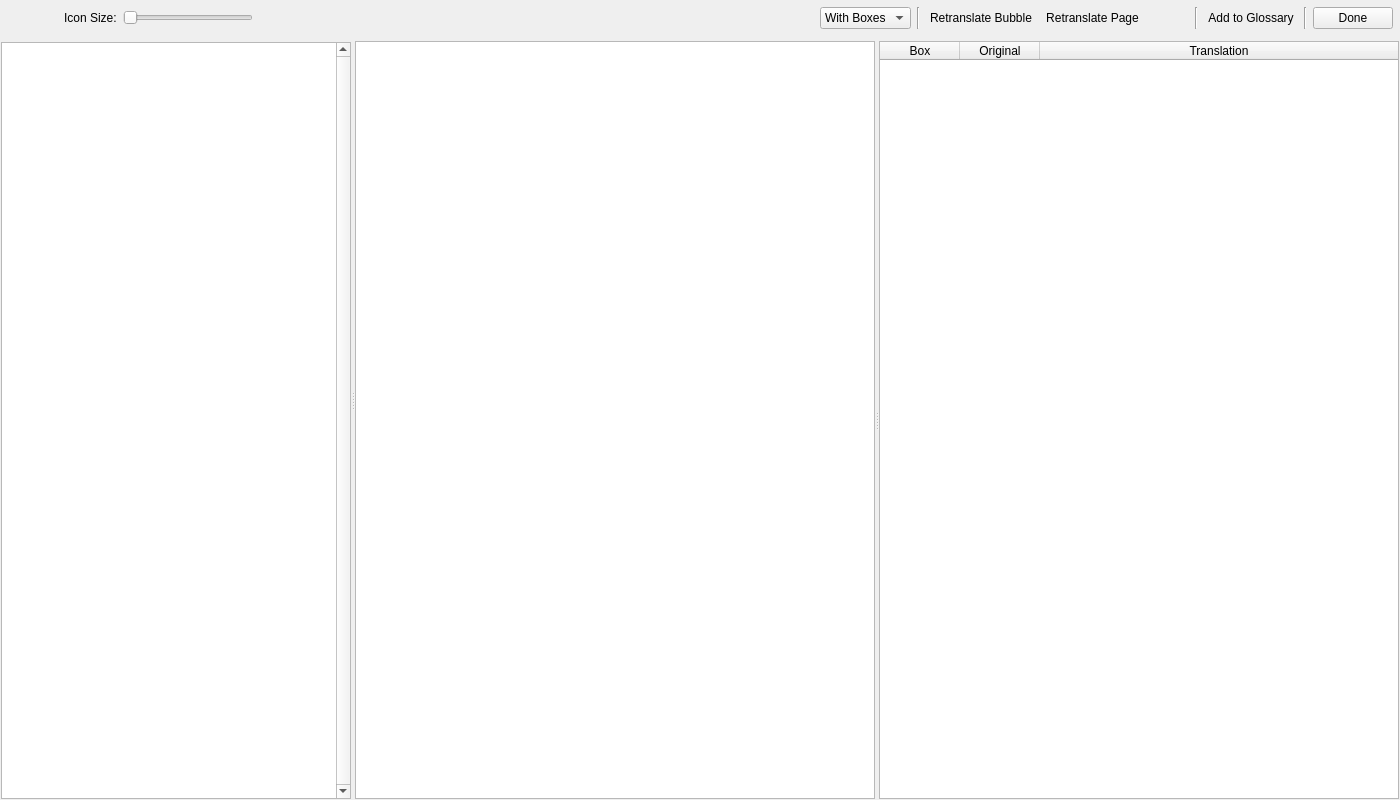
<?xml version="1.0" encoding="UTF-8"?>
<ui version="4.0">
 <class>TranslationReview</class>
 <widget class="QDialog" name="TranslationReview">
  <property name="geometry">
   <rect>
    <x>0</x>
    <y>0</y>
    <width>1400</width>
    <height>800</height>
   </rect>
  </property>
  <property name="windowTitle">
   <string>Review Translation</string>
  </property>
  <property name="modal">
   <bool>true</bool>
  </property>
  <layout class="QVBoxLayout" name="verticalLayout_2">
   <property name="leftMargin">
    <number>1</number>
   </property>
   <property name="topMargin">
    <number>1</number>
   </property>
   <property name="rightMargin">
    <number>1</number>
   </property>
   <property name="bottomMargin">
    <number>1</number>
   </property>
   <item>
    <widget class="QSplitter" name="splitter">
     <property name="orientation">
      <enum>Qt::Orientation::Horizontal</enum>
     </property>
     <widget class="QWidget" name="layoutWidget1">
      <layout class="QVBoxLayout" name="verticalLayout_3">
       <property name="spacing">
        <number>6</number>
       </property>
       <item>
        <layout class="QHBoxLayout" name="horizontalLayout_2" stretch="0,1,0,3,0,0">
         <property name="leftMargin">
          <number>6</number>
         </property>
         <property name="topMargin">
          <number>6</number>
         </property>
         <property name="rightMargin">
          <number>6</number>
         </property>
         <property name="bottomMargin">
          <number>7</number>
         </property>
         <item>
          <widget class="QLabel" name="label_image_count">
           <property name="text">
            <string notr="true">&lt;image count&gt;</string>
           </property>
          </widget>
         </item>
         <item>
          <spacer name="horizontalSpacer">
           <property name="orientation">
            <enum>Qt::Orientation::Horizontal</enum>
           </property>
           <property name="sizeHint" stdset="0">
            <size>
             <width>0</width>
             <height>20</height>
            </size>
           </property>
          </spacer>
         </item>
         <item>
          <widget class="QLabel" name="label">
           <property name="text">
            <string>Icon Size:</string>
           </property>
          </widget>
         </item>
         <item>
          <widget class="QSlider" name="horizontalSlider_icon_size">
           <property name="minimum">
            <number>1</number>
           </property>
           <property name="maximum">
            <number>1000</number>
           </property>
           <property name="orientation">
            <enum>Qt::Orientation::Horizontal</enum>
           </property>
          </widget>
         </item>
         <item>
          <widget class="QPushButton" name="pushButton_prev">
           <property name="toolTip">
            <string>Previous image</string>
           </property>
           <property name="text">
            <string notr="true"/>
           </property>
           <property name="icon">
            <iconset theme="arrow-left"/>
           </property>
           <property name="flat">
            <bool>true</bool>
           </property>
          </widget>
         </item>
         <item>
          <widget class="QPushButton" name="pushButton_next">
           <property name="toolTip">
            <string>Next image</string>
           </property>
           <property name="text">
            <string notr="true"/>
           </property>
           <property name="icon">
            <iconset theme="arrow-right"/>
           </property>
           <property name="flat">
            <bool>true</bool>
           </property>
          </widget>
         </item>
        </layout>
       </item>
       <item>
        <widget class="QListWidget" name="image_list">
         <property name="verticalScrollBarPolicy">
          <enum>Qt::ScrollBarPolicy::ScrollBarAlwaysOn</enum>
         </property>
         <property name="horizontalScrollBarPolicy">
          <enum>Qt::ScrollBarPolicy::ScrollBarAlwaysOff</enum>
         </property>
         <property name="editTriggers">
          <set>QAbstractItemView::EditTrigger::NoEditTriggers</set>
         </property>
         <property name="showDropIndicator" stdset="0">
          <bool>false</bool>
         </property>
         <property name="dragDropMode">
          <enum>QAbstractItemView::DragDropMode::NoDragDrop</enum>
         </property>
         <property name="textElideMode">
          <enum>Qt::TextElideMode::ElideLeft</enum>
         </property>
         <property name="verticalScrollMode">
          <enum>QAbstractItemView::ScrollMode::ScrollPerPixel</enum>
         </property>
         <property name="horizontalScrollMode">
          <enum>QAbstractItemView::ScrollMode::ScrollPerPixel</enum>
         </property>
         <property name="movement">
          <enum>QListView::Movement::Static</enum>
         </property>
         <property name="flow">
          <enum>QListView::Flow::LeftToRight</enum>
         </property>
         <property name="isWrapping" stdset="0">
          <bool>true</bool>
         </property>
         <property name="resizeMode">
          <enum>QListView::ResizeMode::Adjust</enum>
         </property>
         <property name="layoutMode">
          <enum>QListView::LayoutMode::Batched</enum>
         </property>
         <property name="viewMode">
          <enum>QListView::ViewMode::IconMode</enum>
         </property>
         <property name="uniformItemSizes">
          <bool>false</bool>
         </property>
         <property name="batchSize">
          <number>50</number>
         </property>
         <property name="wordWrap">
          <bool>false</bool>
         </property>
         <property name="selectionRectVisible">
          <bool>true</bool>
         </property>
        </widget>
       </item>
      </layout>
     </widget>
     <widget class="QWidget" name="layoutWidget">
      <layout class="QVBoxLayout" name="verticalLayout" stretch="0,1">
       <item>
        <layout class="QHBoxLayout" name="horizontalLayout" stretch="1,0,0,0,0,0,0,0,0,0,0,0,0,0">
         <property name="spacing">
          <number>6</number>
         </property>
         <property name="leftMargin">
          <number>6</number>
         </property>
         <property name="topMargin">
          <number>6</number>
         </property>
         <property name="rightMargin">
          <number>6</number>
         </property>
         <property name="bottomMargin">
          <number>6</number>
         </property>
         <item>
          <widget class="CElidedLabel" name="label_file_name">
           <property name="sizePolicy">
            <sizepolicy hsizetype="MinimumExpanding" vsizetype="Preferred">
             <horstretch>0</horstretch>
             <verstretch>0</verstretch>
            </sizepolicy>
           </property>
           <property name="frameShape">
            <enum>QFrame::Shape::NoFrame</enum>
           </property>
           <property name="frameShadow">
            <enum>QFrame::Shadow::Raised</enum>
           </property>
          </widget>
         </item>
         <item>
          <widget class="QPushButton" name="pushButton_zoom_in">
           <property name="toolTip">
            <string>Zoom in</string>
           </property>
           <property name="text">
            <string/>
           </property>
           <property name="icon">
            <iconset theme="zoom-in"/>
           </property>
           <property name="flat">
            <bool>true</bool>
           </property>
          </widget>
         </item>
         <item>
          <widget class="QPushButton" name="pushButton_zoom_out">
           <property name="toolTip">
            <string>Zoom out</string>
           </property>
           <property name="text">
            <string/>
           </property>
           <property name="icon">
            <iconset theme="zoom-out"/>
           </property>
           <property name="flat">
            <bool>true</bool>
           </property>
          </widget>
         </item>
         <item>
          <widget class="QPushButton" name="pushButton_zoom_reset">
           <property name="toolTip">
            <string>Reset zoom</string>
           </property>
           <property name="text">
            <string/>
           </property>
           <property name="icon">
            <iconset theme="zoom-original"/>
           </property>
           <property name="flat">
            <bool>true</bool>
           </property>
          </widget>
         </item>
         <item>
          <widget class="QPushButton" name="pushButton_zoom_fit">
           <property name="toolTip">
            <string>Zoom to fit</string>
           </property>
           <property name="text">
            <string/>
           </property>
           <property name="icon">
            <iconset theme="zoom-fit-best"/>
           </property>
           <property name="flat">
            <bool>true</bool>
           </property>
          </widget>
         </item>
         <item>
          <widget class="QComboBox" name="comboBox_view_mode">
           <item>
            <property name="text">
             <string>With Boxes</string>
            </property>
           </item>
           <item>
            <property name="text">
             <string>Original</string>
            </property>
           </item>
          </widget>
         </item>
         <item>
          <widget class="Line" name="line">
           <property name="orientation">
            <enum>Qt::Orientation::Vertical</enum>
           </property>
          </widget>
         </item>
         <item>
          <widget class="QPushButton" name="pushButton_retranslate_bubble">
           <property name="toolTip">
            <string>Translate the selected bubble again</string>
           </property>
           <property name="text">
            <string>Retranslate Bubble</string>
           </property>
           <property name="icon">
            <iconset theme="view-refresh"/>
           </property>
           <property name="flat">
            <bool>true</bool>
           </property>
          </widget>
         </item>
         <item>
          <widget class="QPushButton" name="pushButton_retranslate_page">
           <property name="toolTip">
            <string>Translate all bubbles on this page again, except the ones you edited</string>
           </property>
           <property name="text">
            <string>Retranslate Page</string>
           </property>
           <property name="icon">
            <iconset theme="view-refresh"/>
           </property>
           <property name="flat">
            <bool>true</bool>
           </property>
          </widget>
         </item>
         <item>
          <widget class="QPushButton" name="pushButton_reset">
           <property name="toolTip">
            <string>Undo your edit of the selected bubble</string>
           </property>
           <property name="text">
            <string notr="true"/>
           </property>
           <property name="icon">
            <iconset theme="edit-reset"/>
           </property>
           <property name="flat">
            <bool>true</bool>
           </property>
          </widget>
         </item>
         <item>
          <widget class="Line" name="line_2">
           <property name="orientation">
            <enum>Qt::Orientation::Vertical</enum>
           </property>
          </widget>
         </item>
         <item>
          <widget class="QPushButton" name="pushButton_add_glossary">
           <property name="toolTip">
            <string>Add a term to the glossary, so it is always translated the same way</string>
           </property>
           <property name="text">
            <string>Add to Glossary</string>
           </property>
           <property name="icon">
            <iconset theme="bookmark-new"/>
           </property>
           <property name="flat">
            <bool>true</bool>
           </property>
          </widget>
         </item>
         <item>
          <widget class="Line" name="line_3">
           <property name="orientation">
            <enum>Qt::Orientation::Vertical</enum>
           </property>
          </widget>
         </item>
         <item>
          <widget class="QPushButton" name="pushButton_done">
           <property name="text">
            <string>Done</string>
           </property>
          </widget>
         </item>
        </layout>
       </item>
       <item>
        <widget class="QSplitter" name="splitter_side">
         <property name="orientation">
          <enum>Qt::Orientation::Horizontal</enum>
         </property>
         <widget class="BubbleImageViewer" name="image_viewer"/>
         <widget class="CTableWidget" name="tableWidget_translation">
          <property name="acceptDrops">
           <bool>true</bool>
          </property>
          <property name="editTriggers">
           <set>QAbstractItemView::EditTrigger::AllEditTriggers</set>
          </property>
          <property name="tabKeyNavigation">
           <bool>false</bool>
          </property>
          <property name="showDropIndicator" stdset="0">
           <bool>true</bool>
          </property>
          <property name="dragEnabled">
           <bool>true</bool>
          </property>
          <property name="dragDropOverwriteMode">
           <bool>false</bool>
          </property>
          <property name="dragDropMode">
           <enum>QAbstractItemView::DragDropMode::NoDragDrop</enum>
          </property>
          <property name="defaultDropAction">
           <enum>Qt::DropAction::MoveAction</enum>
          </property>
          <property name="alternatingRowColors">
           <bool>true</bool>
          </property>
          <property name="selectionMode">
           <enum>QAbstractItemView::SelectionMode::SingleSelection</enum>
          </property>
          <property name="selectionBehavior">
           <enum>QAbstractItemView::SelectionBehavior::SelectRows</enum>
          </property>
          <attribute name="horizontalHeaderDefaultSectionSize">
           <number>80</number>
          </attribute>
          <attribute name="horizontalHeaderStretchLastSection">
           <bool>true</bool>
          </attribute>
          <attribute name="verticalHeaderVisible">
           <bool>false</bool>
          </attribute>
          <column>
           <property name="text">
            <string>Box</string>
           </property>
          </column>
          <column>
           <property name="text">
            <string>Original</string>
           </property>
          </column>
          <column>
           <property name="text">
            <string>Translation</string>
           </property>
          </column>
         </widget>
        </widget>
       </item>
      </layout>
     </widget>
    </widget>
   </item>
  </layout>
 </widget>
 <customwidgets>
  <customwidget>
   <class>CElidedLabel</class>
   <extends>QFrame</extends>
   <header>pcleaner.gui.CustomQ.CElidedLabel</header>
   <container>1</container>
  </customwidget>
  <customwidget>
   <class>CTableWidget</class>
   <extends>QTableWidget</extends>
   <header>pcleaner.gui.CustomQ.CTableWidget</header>
  </customwidget>
  <customwidget>
   <class>BubbleImageViewer</class>
   <extends>QGraphicsView</extends>
   <header>pcleaner.gui.image_viewer</header>
  </customwidget>
 </customwidgets>
 <resources/>
 <connections/>
</ui>
